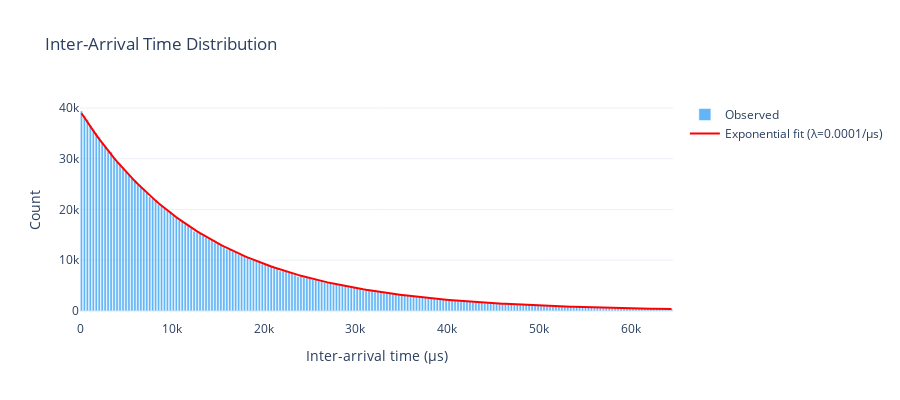

Source (notebook cell):
### Markdown cell above
## Inter-Arrival Time Distribution

For a Poisson process, inter-arrival times should follow an exponential distribution.

### Code cell
ts = events["ts_ns"].astype(np.float64)
iat_ns = np.diff(ts)
iat_us = iat_ns / 1e3  # microseconds

# Fit exponential
mean_iat = np.mean(iat_us)
rate = 1.0 / mean_iat

# Histogram with exponential overlay
hist_vals, bin_edges = np.histogram(iat_us, bins=200, range=(0, np.percentile(iat_us, 99)))
bin_centers = (bin_edges[:-1] + bin_edges[1:]) / 2
bin_width = bin_edges[1] - bin_edges[0]

exp_fit = len(iat_us) * bin_width * rate * np.exp(-rate * bin_centers)

fig_iat = go.Figure()
fig_iat.add_trace(go.Bar(
    x=bin_centers, y=hist_vals, name="Observed",
    marker_color="#2196F3", opacity=0.7,
))
fig_iat.add_trace(go.Scatter(
    x=bin_centers, y=exp_fit, name=f"Exponential fit (λ={rate:.4f}/μs)",
    mode="lines", line=dict(color="red", width=2),
))
fig_iat.update_layout(
    title="Inter-Arrival Time Distribution",
    xaxis=dict(title="Inter-arrival time (μs)"),
    yaxis=dict(title="Count"),
    height=400,
    template="plotly_white",
)
fig_iat.show()

print(f"Mean IAT: {mean_iat:.2f} μs")
print(f"Median IAT: {np.median(iat_us):.2f} μs")
print(f"Event rate: {rate:.4f} events/μs = {rate * 1e6:.0f} events/s")

### Figure 1 — Plotly figure (JSON) as saved in the notebook; plotly's stock layout.template omitted (floating-point values rounded to 4 significant figures; data arrays with more than 128 entries replaced by an {"elided": "..."} marker saying what was removed)
{"data": [{"marker": {"color": "#2196F3"}, "name": "Observed", "opacity": 0.7, "type": "bar", "x": {"elided": "200 float values"}, "y": {"elided": "200 int values"}}, {"line": {"color": "red", "width": 2}, "mode": "lines", "name": "Exponential fit (λ=0.0001/μs)", "type": "scatter", "x": {"elided": "200 float values"}, "y": {"elided": "200 float values"}}], "layout": {"height": 400, "title": {"text": "Inter-Arrival Time Distribution"}, "xaxis": {"title": {"text": "Inter-arrival time (μs)"}}, "yaxis": {"title": {"text": "Count"}}}}
